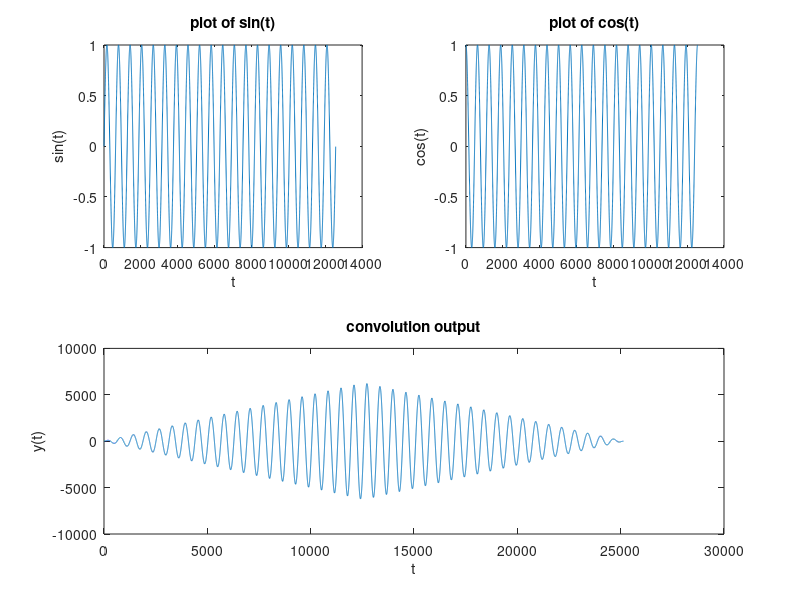

Recreate this plot in MATLAB.
clc;
close all;
clear all;
x1=[];
x2=[];
for n=0:0.01:40*pi;
    temp=sin(n);
    x1=[x1,temp];
end
for m=0:0.01:40*pi;
    temp1=cos(m);
    x2=[x2,temp1];
end

y=conv(x1,x2);
subplot(2,2,1);
plot(x1);
xlabel('t');
ylabel('sin(t)')
title('plot of sin(t)')

subplot(2,2,2);
plot(x2);
xlabel('t');
ylabel('cos(t)');
title('plot of cos(t)')

subplot(2,1,2);
plot(y);
xlabel('t')
ylabel('y(t)')
title('convolution output')
